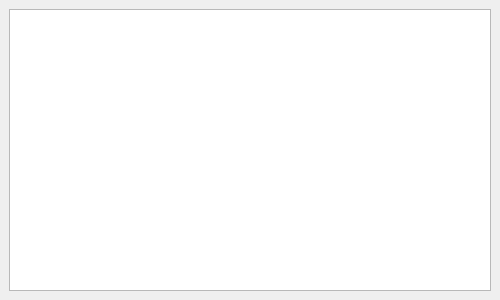
<?xml version="1.0" encoding="UTF-8"?>
<ui version="4.0">
 <class>IPOClass</class>
 <widget class="QMainWindow" name="IPOClass">
  <property name="geometry">
   <rect>
    <x>0</x>
    <y>0</y>
    <width>500</width>
    <height>300</height>
   </rect>
  </property>
  <property name="windowTitle">
   <string>IPO查看器</string>
  </property>
  <property name="windowIcon">
   <iconset resource="../../resource/DealBox.qrc">
    <normaloff>:/image/IPO.svg</normaloff>:/image/IPO.svg</iconset>
  </property>
  <widget class="QWidget" name="Widget">
   <layout class="QGridLayout" name="Layout">
    <item row="0" column="0">
     <widget class="QTableWidget" name="Table"/>
    </item>
   </layout>
  </widget>
 </widget>
 <resources>
  <include location="../../resource/DealBox.qrc"/>
 </resources>
 <connections/>
</ui>
